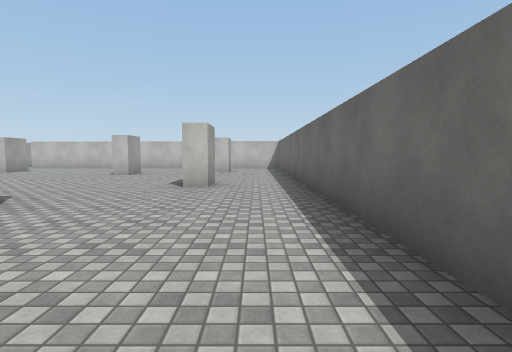
[1] (above)

24 first-person views from a walk through a Unity game level. The camera is 1.3 m above the floor, tilts 4° down and sees 80° across. The floor is counted in squares, 2 m on a side. Each view is taken from the middle of a square. On the plan, view 1 faces up. The plan holds only what a view shows up to about 10 squares ahead; the rest is blank. The place goes on beyond the plan. Surface patterns are stand-ins for the level's own textures.

[2]
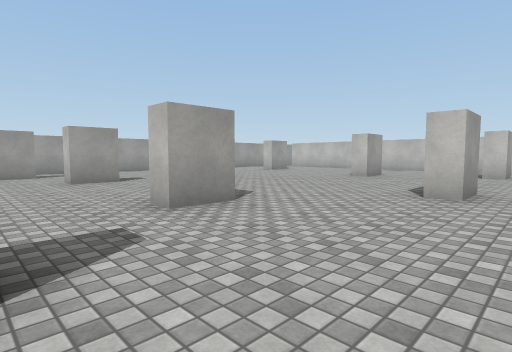

[3]
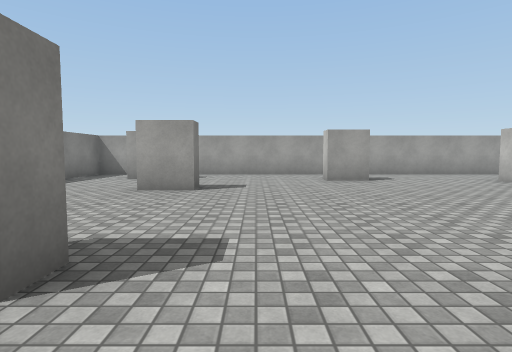

[4]
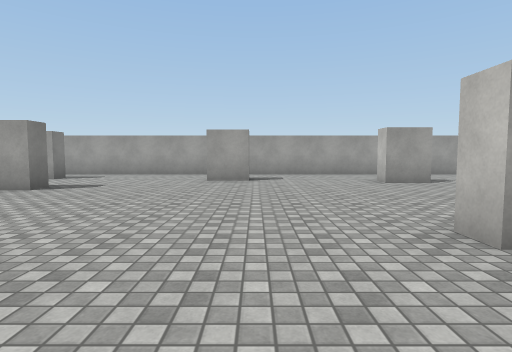

[5]
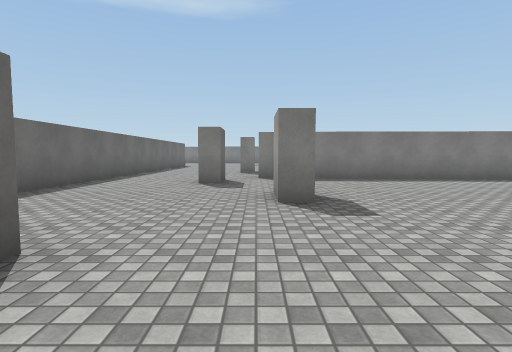

[6]
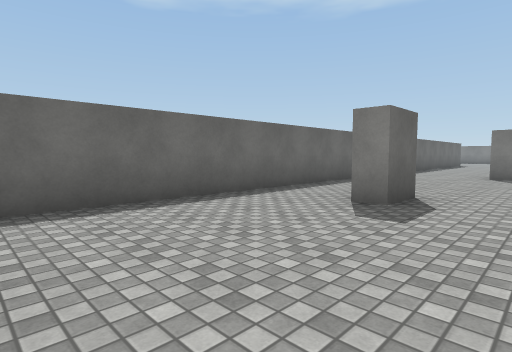

[7]
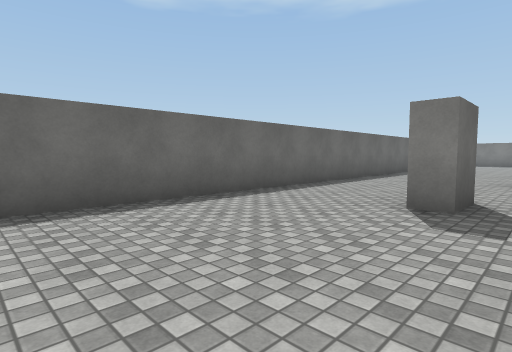

[8]
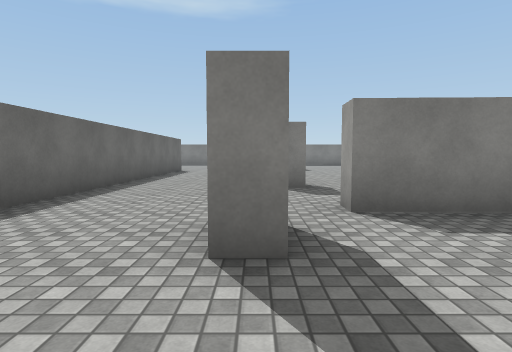

[9]
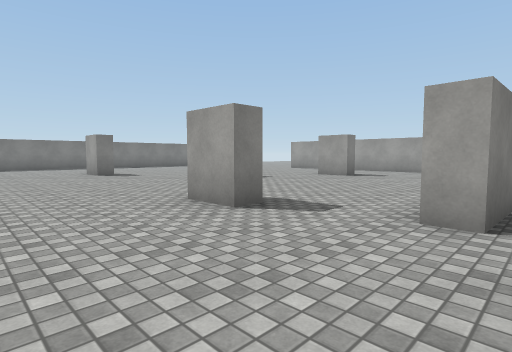

[10]
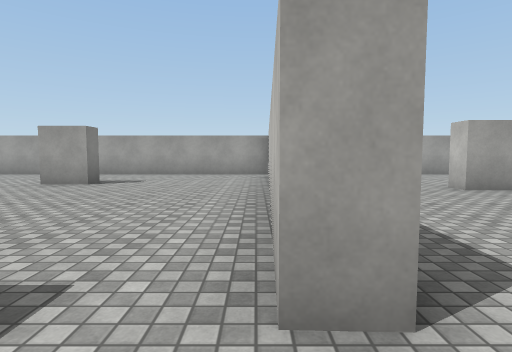

[11]
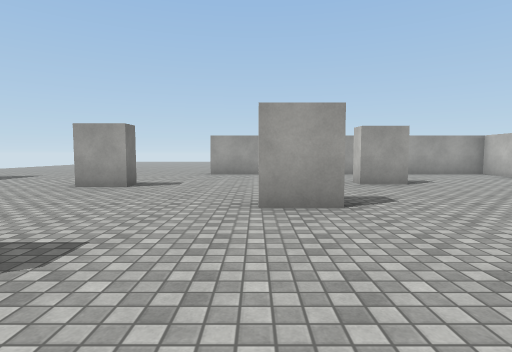

[12]
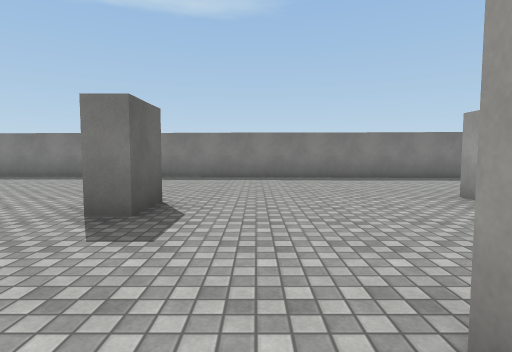

[13]
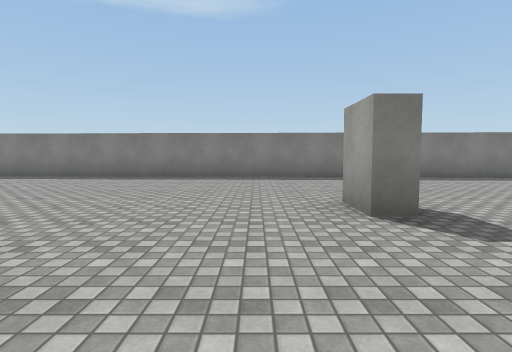

[14]
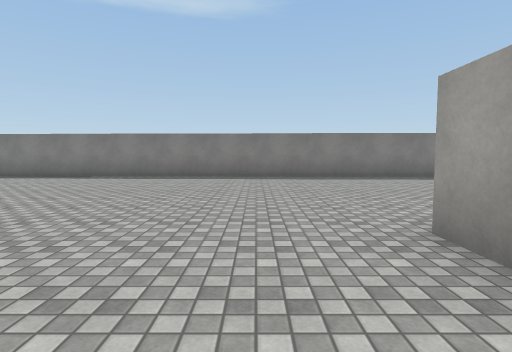

[15]
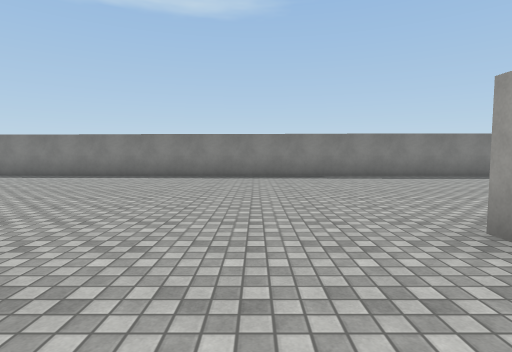

[16]
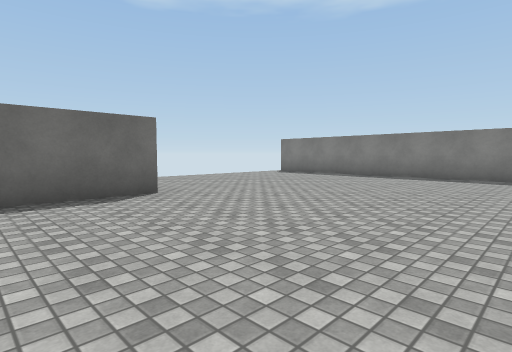

[17]
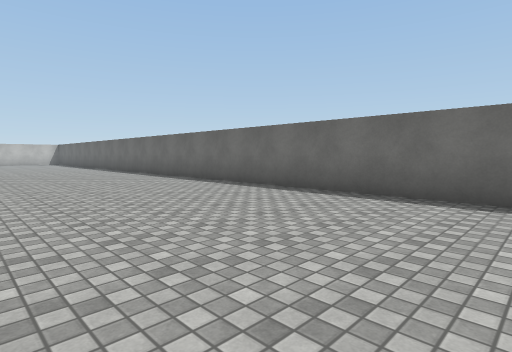

[18]
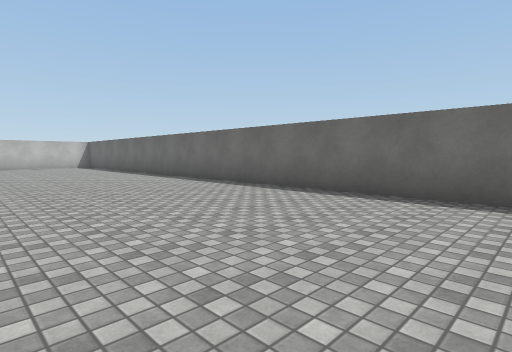

[19]
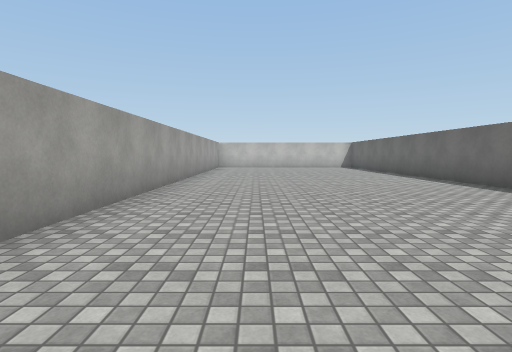

[20]
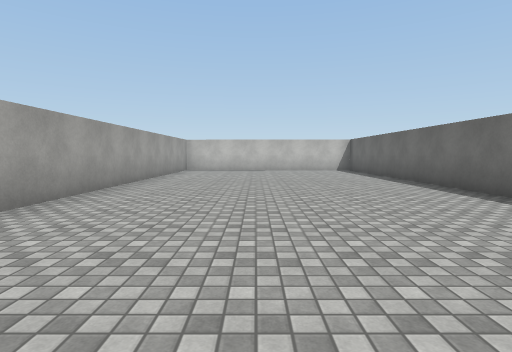

[21]
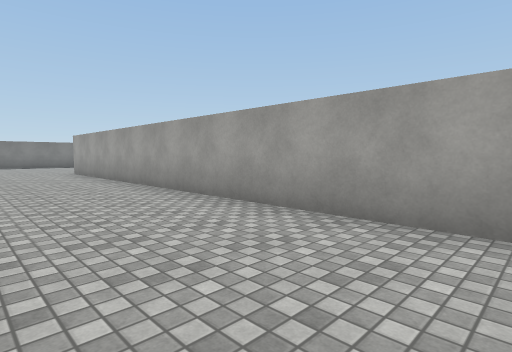

[22]
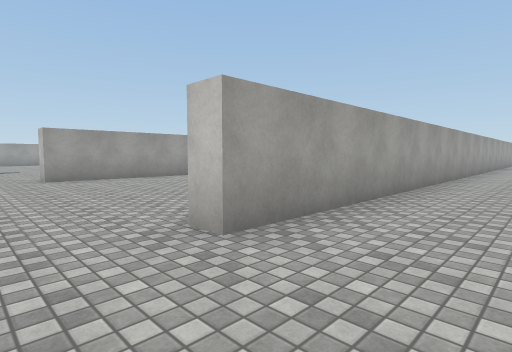

[23]
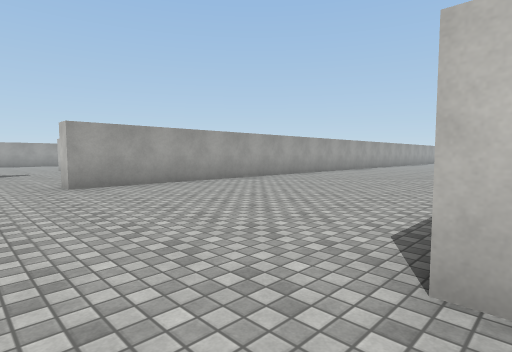

[24]
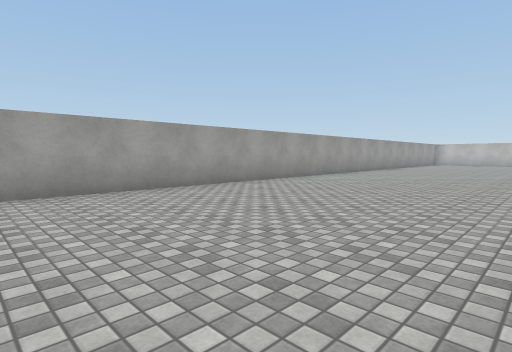

### Floor plan
Points are (right, up) in squares from view 1. A wall is a line through its corners. A room is listed if a view was taken in it or the views show most of it. See-through windows are left out.
Room 1 (views 1, 2, 3, 4, 5, 6, 7, 8, 9, 10)
walls: (-11.9, 11.5) (-11.9, -0.1) (-3.1, -0.4) (-3.1, -0.9); (1, -2.5) (1, 10.8)
ways out: opening at (-1.5, -1.5) to room 2
objects: other object (-10, 2); other object (-10, 7); other object (-9, 11); other object (-8, 3); other object (-4, 3); other object (-4, 10); other object (-2, 0) to (-2, 1); other object (-1, 6) to (-1, 7); other object (-1, 11)
Room 2 (views 11, 12, 13, 14, 15, 16, 17, 18, 19, 20, 21, 22, 23, 24)
walls: (1, -7) (1, -2.5); (-3.1, -0.9) (-6.3, -0.8); (1.6, 1.8) (1.6, -9.5) (1, -9.5); (-11.9, -7.9) (-11.9, -9.5); (-10.7, -0.6) (-11.9, -0.6) (-11.9, -6.1); (-10.8, -15.5) (18, -16.5); (14.9, -9.5) (14.9, 11); (8.1, 11) (8.1, -9.5) (7.5, -9.5)
ways out: opening at (-1.5, -1.5) to room 1; gap at (18, -17)
objects: other object (-9, -11); other object (-9, -5); other object (-6, -8) to (-6, -7); other object (-4, -11); other object (-3, -3)

Positions as (right, up) in squares from view 1, and headings:
1: (0, 0), facing up
2: (0, 1), facing up-left
3: (-2, 5), facing left
4: (-2, 8), facing left
5: (-3, 8), facing down
6: (-3, 11), facing down-right
7: (-3, 5), facing down-right
8: (-2, 3), facing down
9: (0, 0), facing down-left
10: (-2, -1), facing left
11: (-2, -8), facing left
12: (-5, -7), facing down
13: (-2, -7), facing down
14: (3, -7), facing down
15: (10, -7), facing down
16: (10, -7), facing down-right
17: (10, -9), facing up-right
18: (10, -3), facing up-right
19: (10, -2), facing up
20: (11, 1), facing up
21: (11, 2), facing down-left
22: (10, -11), facing up-left
23: (8, -11), facing up-left
24: (7, -7), facing up-left
